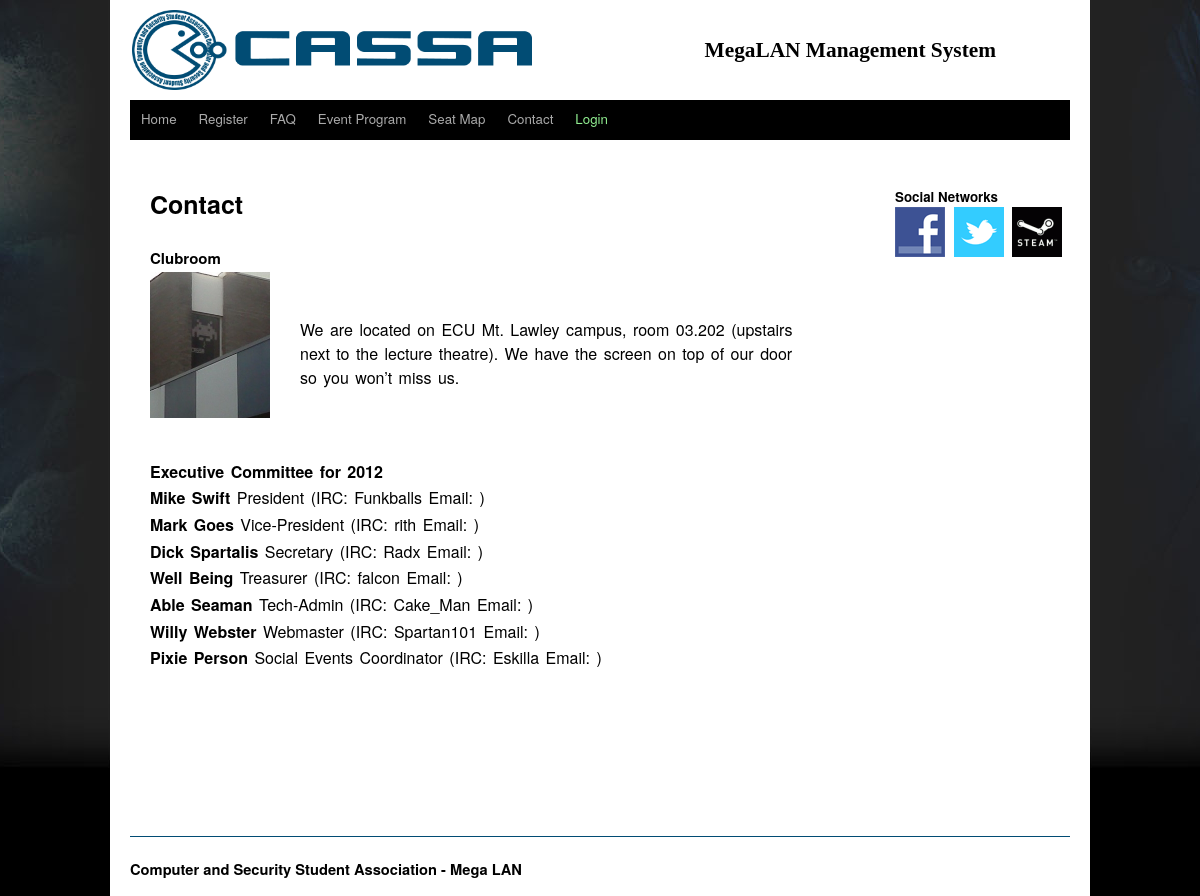
The page /contact.php on the database its author committed.
### tables this page shows
CREATE TABLE IF NOT EXISTS `contact` (
  `contactID` int(11) NOT NULL AUTO_INCREMENT,
  `blur` varchar(1024) NOT NULL,
  `president` varchar(64) DEFAULT NULL,
  `v_president` varchar(64) DEFAULT NULL,
  `secretary` varchar(64) DEFAULT NULL,
  `treasurer` varchar(64) DEFAULT NULL,
  `tech_admin` varchar(64) DEFAULT NULL,
  `webmaster` varchar(64) DEFAULT NULL,
  `social_events` varchar(64) DEFAULT NULL,
  `pre_irc` varchar(64) DEFAULT NULL,
  `vpre_irc` varchar(64) DEFAULT NULL,
  `sec_irc` varchar(64) DEFAULT NULL,
  `tre_irc` varchar(64) DEFAULT NULL,
  `tec_irc` varchar(64) DEFAULT NULL,
  `web_irc` varchar(64) DEFAULT NULL,
  `soc_irc` varchar(64) DEFAULT NULL,
  `pre_email` varchar(64) DEFAULT NULL,
  `vpre_email` varchar(64) DEFAULT NULL,
  `sec_email` varchar(64) DEFAULT NULL,
  `tre_email` varchar(64) DEFAULT NULL,
  `tec_email` varchar(64) DEFAULT NULL,
  `web_email` varchar(64) DEFAULT NULL,
  `soc_email` varchar(64) DEFAULT NULL,
  PRIMARY KEY (`contactID`)
);

### contact.php (the view, shortened to what this page needs)
<!DOCTYPE html PUBLIC "-//W3C//DTD XHTML 1.0 Strict//EN" "http://www.w3.org/TR/xhtml1/DTD/xhtml1-strict.dtd">
<html xmlns="http://www.w3.org/1999/xhtml">
<?php
	include("includes/template.php");
	include("includes/conn.php");
?>
<head></head>
<body>
<center>
<div id='shell'>
<div id="content">
	<h1>Contact</h1>
<br />
<h3 style='line-height: 20pt;'>Clubroom</h3>
<div style='height: 146px;  border: 0px solid black'>
	<div style='float: left;'>
		<img src='images/layers/clubroom.jpg' width='120px' height='146px' />
		<br />
	</div>
<div style='float: right; width: 500px; margin-left: 15px; word-spacing: 2px; border: 0px solid black'>
<br/>
<br/>
<?php
	$query = "SELECT * FROM `contact`";
	$result = $db->query($query);
	if($result->num_rows == 0)
	{
		$blur = "";
		$president = "";
		$pre_irc = "";
		$pre_email = "";
		$v_president = "";
		$vpre_irc = "";
		$vpre_email = "";
		$secretary = "";
		$sec_irc = "";
		$sec_email = "";
		$treasurer = "";
		$tre_irc = "";
		$tre_email = "";
		$tech_admin = "";
		$tec_irc = "";
		$tec_email = "";
		$webmaster = "";
		$web_irc = "";
		$web_email = "";
		$social_events = "";
		$soc_irc = "";
		$soc_email = "";
	}
	else
	{
		$row = $result->fetch_assoc();
		$blur = $row['blur'];
		$president = $row['president'];
		$pre_irc = $row['pre_irc'];
		$pre_email = $row['pre_email'];
		$v_president = $row['v_president'];
		$vpre_irc = $row['vpre_irc'];
		$vpre_email = $row['vpre_email'];
		$secretary = $row['secretary'];
		$sec_irc = $row['sec_irc'];
		$sec_email = $row['sec_email'];
		$treasurer = $row['treasurer'];
		$tre_irc = $row['tre_irc'];
		$tre_email = $row['tre_email'];
		$tech_admin = $row['tech_admin'];
		$tec_irc = $row['tec_irc'];
		$tec_email = $row['tec_email'];
		$webmaster = $row['webmaster'];
		$web_irc = $row['web_irc'];
		$web_email = $row['web_email'];
		$social_events = $row['social_events'];
		$soc_irc = $row['soc_irc'];
		$soc_email = $row['soc_email'];
		echo '<div style="line-height: 18pt;">'.$blur.'<br /></div>';
	}
?>
	<br />
	<br />
	<br />
</div>
</div>
<div style='line-height: 20pt; word-spacing: 2px; float: left;' >
	<b>Executive Committee for 2012</b><br />
	<b><?php echo $president; ?></b> President (IRC: <?php echo $pre_irc; ?> Email: <a href="mailto:<?php echo $pre_email; ?>"><?php echo $pre_email; ?></a>)<br />
	<b><?php echo $v_president; ?></b> Vice-President (IRC: <?php echo $vpre_irc; ?> Email: <a href="mailto:<?php echo $vpre_email; ?>"><?php echo $vpre_email; ?></a>)<br />
	<b><?php echo $secretary; ?></b> Secretary (IRC: <?php echo $sec_irc; ?> Email: <a href="mailto:<?php echo $sec_email; ?>"><?php echo $sec_email; ?></a>)<br />
	<b><?php echo $treasurer; ?></b> Treasurer (IRC: <?php echo $tre_irc; ?> Email: <a href="mailto:<?php echo $tre_email; ?>"><?php echo $tre_email; ?></a>)<br />
	<b><?php echo $tech_admin; ?></b> Tech-Admin (IRC: <?php echo $tec_irc; ?> Email: <a href="mailto:<?php echo $tec_email; ?>"><?php echo $tec_email; ?></a>)<br />
	<b><?php echo $webmaster; ?></b> Webmaster (IRC: <?php echo $web_irc; ?> Email: <a href="mailto:<?php echo $web_email; ?>"><?php echo $web_email; ?></a>)<br />
	<b><?php echo $social_events; ?></b> Social Events Coordinator (IRC: <?php echo $soc_irc; ?> Email: <a href="mailto:<?php echo $soc_email; ?>"><?php echo $soc_email; ?></a>)<br />
</div>
</div>
<div id="footer">
</div>
</div>
</center>
</body>
</html>

### includes/template.php (shortened to what this page needs)
<!DOCTYPE html PUBLIC "-//W3C//DTD XHTML 1.0 Transitional//EN" "http://www.w3.org/TR/xhtml1/DTD/xhtml1-transitional.dtd">
<html xmlns="http://www.w3.org/1999/xhtml">
<head>
	<link rel="stylesheet" type="text/css" href="/cassa/css/style.css" />
	<link rel="stylesheet" type="text/css" src="/cassa/js/css/lightbox.css" />
	<link rel="stylesheet" type="text/css" src="/cassa/js/css/screen.css" />
	<link rel="stylesheet" type="text/css" href="/cassa/js/colorbox/colorbox.css" />
	<link rel="stylesheet" type="text/css" href="/cassa/js/thickbox/thickbox.css" />
	<link rel="stylesheet" href="/cassa/css/print.css" type="text/css" media="print" />
</head>
<body>
<center>
<div id='shell'>
	<table width="940px" height="100px" border='0'>
	<tr>
		<td width="500px" align='left'>
			<img align="left" src="/cassa/images/logos/CASSA_Header.png" width="400px" height="80px">
		</td>
		<td width="440px" align="center" style='vertical-align: middle;'>
			<h1 align="center" class="subtitle" style="font-size: 16pt;">MegaLAN Management System</h1>
		</td>
	</tr>
	</table>
<div class='menuBar'>
	<ul>
		<li onmouseover='this.style.backgroundColor="#333333"'
			onmouseout='this.style.backgroundColor="black"'
			onclick='window.location.href="/cassa/home.php"'>
			<a href='/cassa/home.php'>Home</a>
		</li>
		<?php
		if (!isset($_SESSION['username']))
		{
		?>
		<li	onmouseover='this.style.backgroundColor="#333333"'
			onmouseout='this.style.backgroundColor="black"'
			onclick='window.location.href="/cassa/register.php"'>
			<a href='/cassa/register.php'>Register</a>
		</li>
		<?php
		}
		?>
		<li onmouseover='this.style.backgroundColor="#333333"'
			onmouseout='this.style.backgroundColor="black"'
			onclick='window.location.href="/cassa/faq.php"'>
			<a href='/cassa/faq.php'>FAQ</a>
		</li>
		<li	onmouseover='this.style.backgroundColor="#333333"'
			onmouseout='this.style.backgroundColor="black"'
			onclick='window.location.href="/cassa/eventProgram.php"'>
			<a href='/cassa/eventProgram.php'>Event Program</a>
		</li>
		<li onmouseover='this.style.backgroundColor="#333333"'
			onmouseout='this.style.backgroundColor="black"'
			onclick='window.location.href="/cassa/seatMap.php"'>
			<a href='/cassa/seatMap.php'>Seat Map</a>
		</li>
		<li	onmouseover='this.style.backgroundColor="#333333"'
			onmouseout='this.style.backgroundColor="black"'
			onclick='window.location.href="/cassa/contact.php"'>
			<a href='/cassa/contact.php'>Contact</a>
		</li>
		<?php
			if (!isset($_SESSION['username']))
			{
		?>
			<li	onmouseover='this.style.backgroundColor="#333333"'
				onmouseout='this.style.backgroundColor="black"'>
				<a href='/CASSA/login.php?height=110&width=250&modal=false'
				class='thickbox'><div class='menuUserColor'>Login</div></a>
			</li>
		<?php
			}
		?>
	</ul>
	<br style='clear: both' />
</div>
<br /><br />
</div>
</center>
</body>
</html>

### css/style.css (style rules this page uses)
h1 { color: black; font-size: 25px; }
h3 { color: black; font-size: 15px; }
html, body, #shell { height: 100%; margin-left: 0px; margin-right: 0px; margin-bottom: 0px; padding: 0px; }
body { background: black url('/CASSA/images/background/bg.jpg') top center no-repeat; font-family: "Helvetica Neue", Arial, Helvetica, "Nimbus Sans L", sans-serif; }
#shell { width: 980px; background-color: white; }
#content { min-height: 650px; }
.menuBar { background-color: black; display: block; margin: 0pt auto; padding: 0pt; width: 940px; height: 40px; vertical-align: baseline; color: #BBBBBB; font-size: 10px; line-height: 14px; position: relative; z-index: 10; }
.menuBar ul { list-style: none outside none; margin: 0pt; padding: 0pt; border: 0pt none; font-size: 10pt; vertical-align: baseline; line-height: 14pt; cursor: pointer; }
.menuBar li { float: left; position: relative; background: none repeat scroll 0%0% rgb(0,0,0); border: 0pt none; margin: 0pt auto; padding: 10px; cursor: pointer; }
.menuBar li a { color: rgb(170,170,170); display: block; padding: 0pt 1px; text-decoration: none; }
.menuUserColor { color: lightgreen; }
#content { width: 650px; vertical-align: top; float: left; margin-left: 40px; text-align: left; }
#rightPanel { width: 180px; float: right; position: relative; left: -20px; }
#rightPanelNavigation { font-size: 10pt; text-align: left; position: relative; left: 5px; }
#footer { height: 60px; margin-left: 20px; position: relative; bottom: 0; clear: both; font-size: 11pt; text-align: left; }
.blueLine940 { background-color: #014C74; width: 940px; height: 1px; font-size: 2px; }
.subtitle { font-family: 'Segoe Print'; font-size: 10pt; }

### js/thickbox/thickbox.css (style rules this page uses)
* { padding: 0; margin: 0; }

### rows shown on the page
contact: blur "We are located on ECU Mt. Lawley campus, room 03.202 (upstairs next to the lecture theatre). We have the screen on top of our door so you won’t miss us.", president "Mike Swift", pre_irc "Funkballs", v_president "Mark Goes", vpre_irc "rith", secretary "Dick Spartalis", sec_irc "Radx", treasurer "Well Being", tre_irc "falcon", tech_admin "Able Seaman", tec_irc "Cake_Man", webmaster "Willy Webster", web_irc "Spartan101", social_events "Pixie Person", soc_irc "Eskilla"
